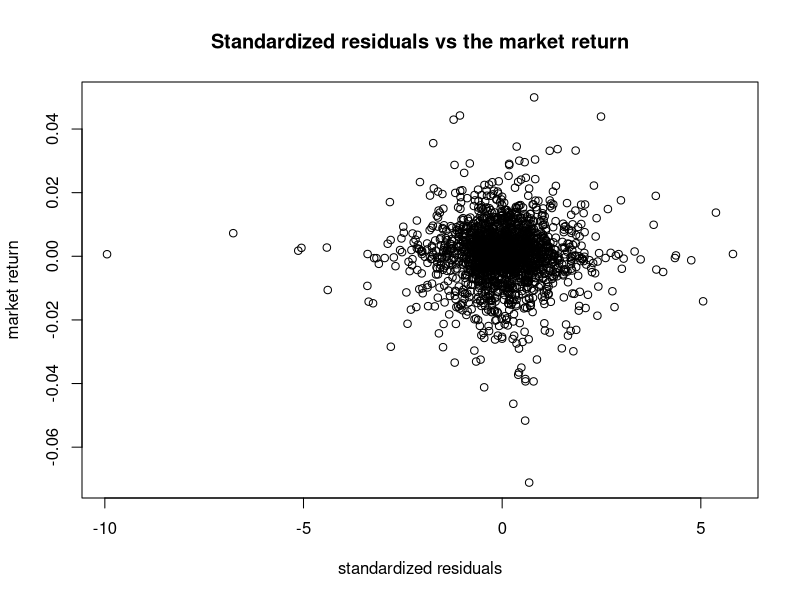
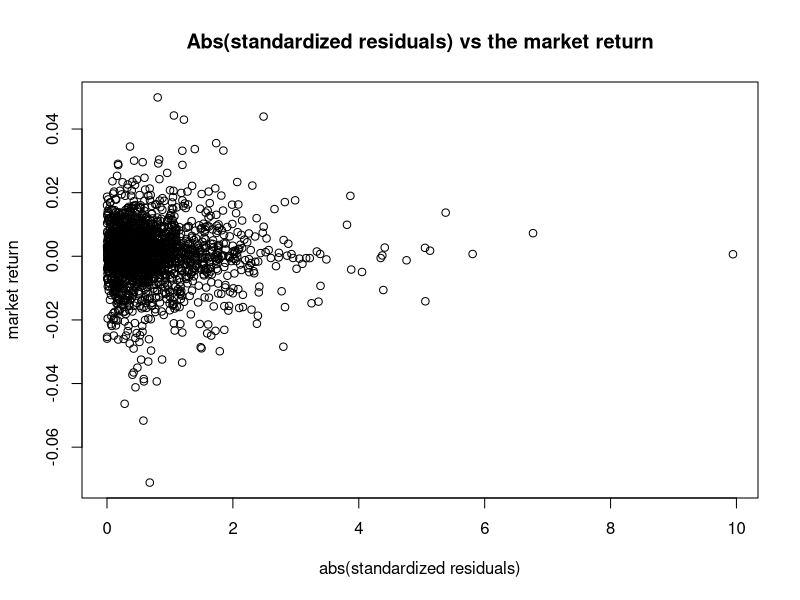
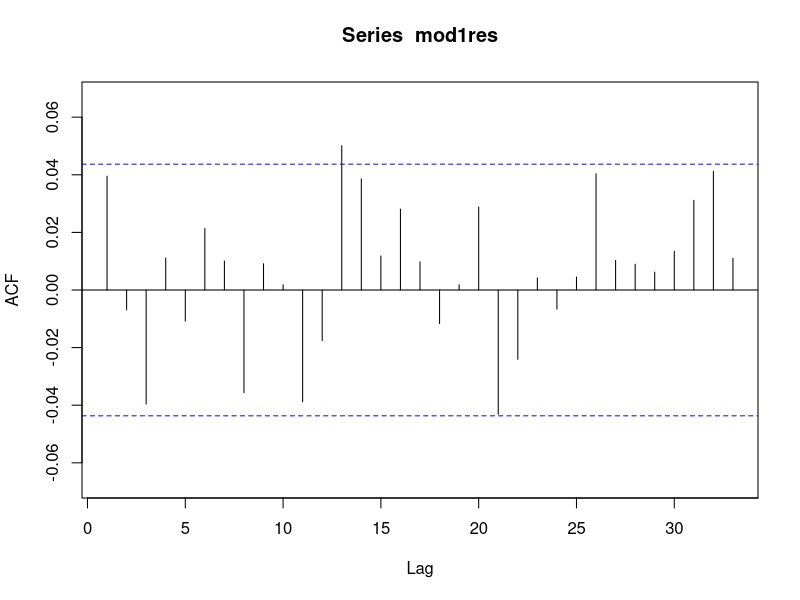

The R script that drew these images, in order:
setwd("C:/Users/47494/GitHub/MF793/data")
daily_rets <- read.csv("stk-day.csv",header=T)
log_daily_rets <- cbind(daily_rets$date,log(1 + daily_rets[,2:13]))
log_daily_rets[,14] <- rowMeans(log_daily_rets[,2:12])
names(log_daily_rets)[c(1,14)] <- c('date','ewret')

APPL <- log_daily_rets[,2]
mkt <- log_daily_rets[,13]
mod1<-lm(APPL~mkt)
mod1res<-rstandard(mod1)
plot(mod1res, mkt, xlab="standardized residuals", ylab="market return",
     main="Standardized residuals vs the market return")
plot(abs(mod1res), mkt, xlab="abs(standardized residuals)", ylab="market return",
     main="Abs(standardized residuals) vs the market return")
# install.packages('forecast',repos='http://cran.us.r-project.org')
library("forecast")
Acf(mod1res)
library("sandwich")
library("lmtest")
coeftest(mod1,vcov=vcov(mod1))
coeftest(mod1,vcov=vcovHC(mod1))
vcov(mod1)[2,2]
vcovHC(mod1)[2,2]
coefci(mod1,vcov.=vcov(mod1),level=0.90)[2,]
coefci(mod1,vcov.=vcovHC(mod1),level=0.90)[2,]
